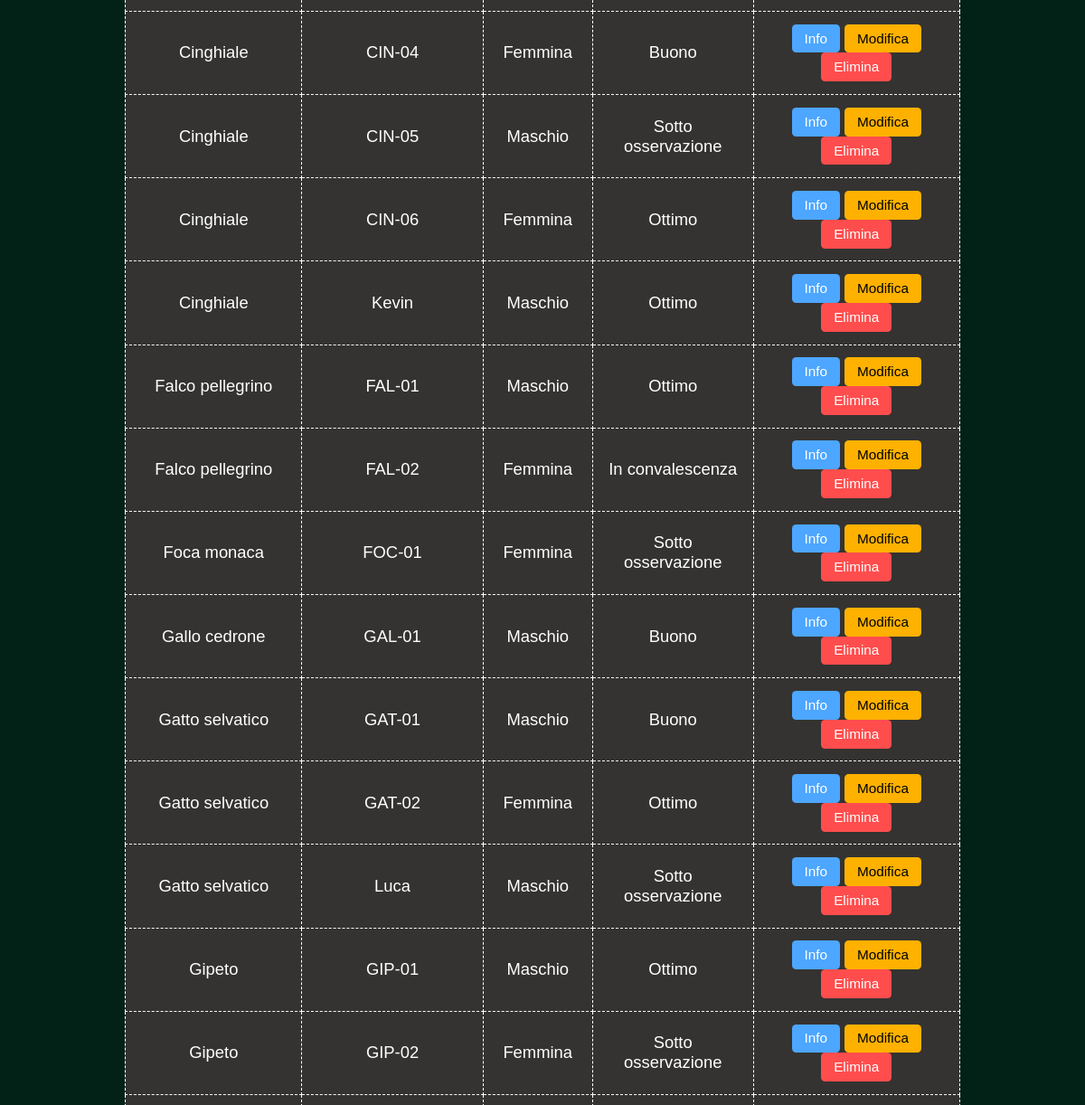
Page /PHP-HTML/tabella_fauna.php (signed in, middle part) on the earlier database version.
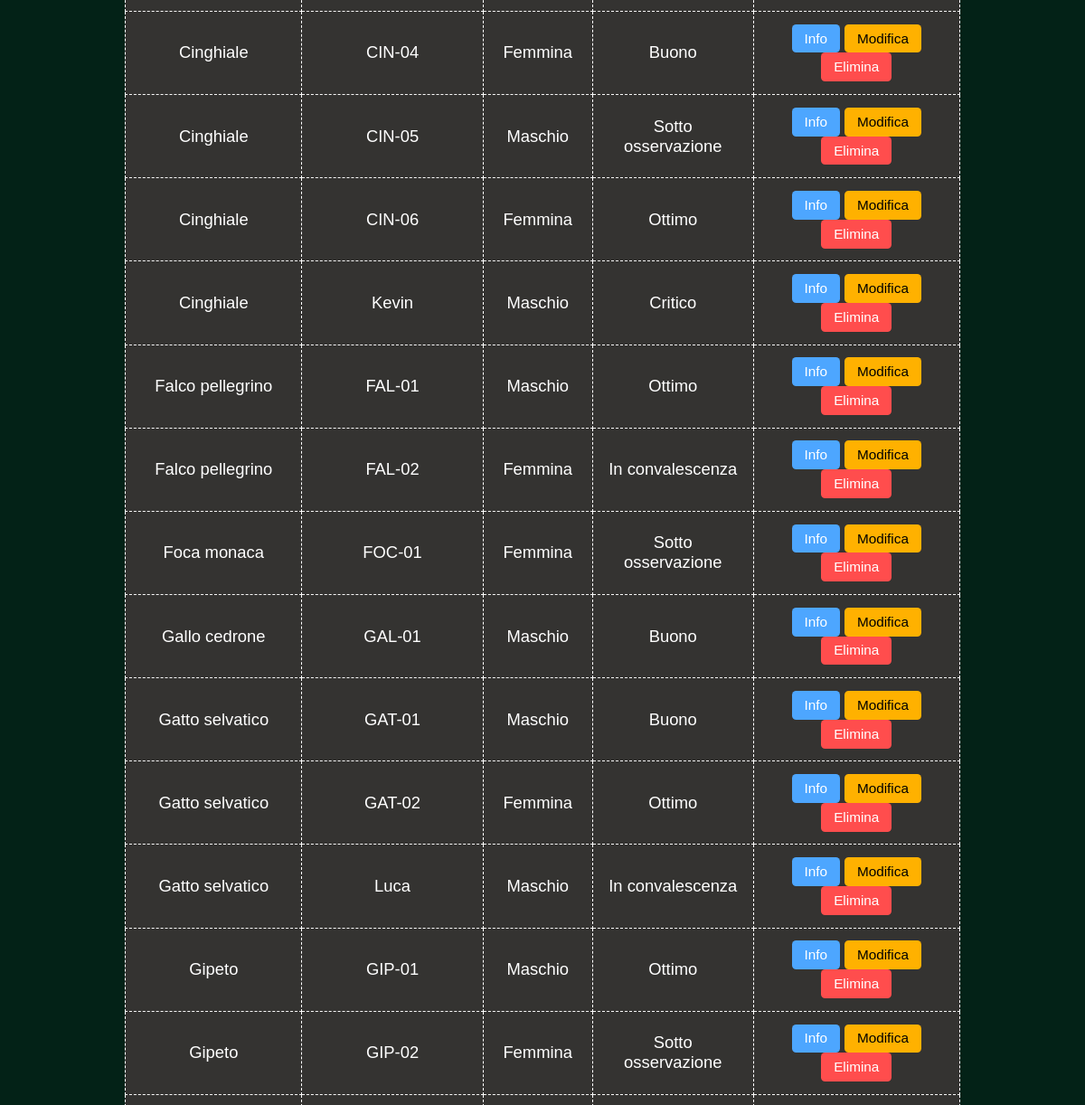
Same page on the later database version.
### tables this page shows
CREATE TABLE `PERMANENZA` (
  `Nome_Parco` varchar(100) NOT NULL,
  `Nome_Specie_Fauna` varchar(100) NOT NULL,
  `Nome_Esemplare` varchar(100) NOT NULL,
  `Data_Inizio` date NOT NULL,
  `Data_Fine` date DEFAULT NULL,
  `Modalita_Ingresso` varchar(50) NOT NULL
);

CREATE TABLE `ESEMPLARE` (
  `Nome_Specie_Fauna` varchar(100) NOT NULL,
  `Nome_Esemplare` varchar(100) NOT NULL,
  `Sesso` enum('M','F') NOT NULL,
  `Data_Nascita` date DEFAULT NULL,
  `Stato_Salute` varchar(50) NOT NULL,
  `Totale_Visite_Subite` int(11) DEFAULT 0
);

### PHP-HTML/tabella_fauna.php (the view, shortened to what this page needs)
<?php
$ruolo = $_SESSION['ruolo'];
$servername = "localhost";
$username_db = "root";
$password_db = "";
$dbname = "parchi_naturali";
$conn = mysqli_connect($servername, $username_db, $password_db, $dbname);
$parco_filtro = "";
?>
<!DOCTYPE html>
<html lang="it">
<head>
</head>
<body>
    <table>
        <tbody>
            <?php
            if ($ruolo === 'guardiaparco') {
                $query = "SELECT E.Nome_Specie_Fauna, E.Nome_Esemplare, E.Sesso, E.Stato_Salute
                          FROM ESEMPLARE E
                          JOIN PERMANENZA P ON E.Nome_Specie_Fauna = P.Nome_Specie_Fauna AND E.Nome_Esemplare = P.Nome_Esemplare
                          WHERE P.Nome_Parco = '" . mysqli_real_escape_string($conn, $parco_filtro) . "'
                          AND P.Data_Fine IS NULL";
            } else {
                $query = "SELECT E.Nome_Specie_Fauna, E.Nome_Esemplare, E.Sesso, E.Stato_Salute, P.Nome_Parco
                          FROM ESEMPLARE E
                          LEFT JOIN PERMANENZA P ON E.Nome_Specie_Fauna = P.Nome_Specie_Fauna AND E.Nome_Esemplare = P.Nome_Esemplare AND P.Data_Fine IS NULL";
            }
            $result = mysqli_query($conn, $query);
            if (mysqli_num_rows($result) > 0) {
                while ($row = mysqli_fetch_assoc($result)) {
                    $specie_js = addslashes($row['Nome_Specie_Fauna']);
                    $nome_js = addslashes($row['Nome_Esemplare']);
                    echo "<tr>";
                    echo "<td>" . htmlspecialchars($row['Nome_Specie_Fauna']) . "</td>";
                    echo "<td>" . htmlspecialchars($row['Nome_Esemplare']) . "</td>";
                    echo "<td>" . ($row['Sesso'] === 'M' ? 'Maschio' : 'Femmina') . "</td>";
                    echo "<td>" . htmlspecialchars($row['Stato_Salute']) . "</td>";
                    echo "<td>";
                    echo "<button class='btn-info' onclick=\"infoFauna('$specie_js', '$nome_js')\">Info</button> ";
                    echo "<button class='btn-update' onclick=\"modificaFauna('$specie_js', '$nome_js')\">Modifica</button> ";
                    echo "<button class='btn-delete' onclick=\"eliminaFauna('$specie_js', '$nome_js')\">Elimina</button>";
                    echo "</td>";
                    echo "</tr>";
                }
            } else {
                $cols = $ruolo === 'admin' ? 6 : 5;
                echo "<tr><td colspan='$cols'>Nessun esemplare trovato.</td></tr>";
            }
            ?>
        </tbody>
    </table>
</body>
</html>

Differences in the rows shown:
changed through a linked row, permanenza "Kevin": esemplare.Stato_Salute "Ottimo" → "Critico"
changed through a linked row, permanenza "Luca": esemplare.Stato_Salute "Sotto osservazione" → "In convalescenza"
